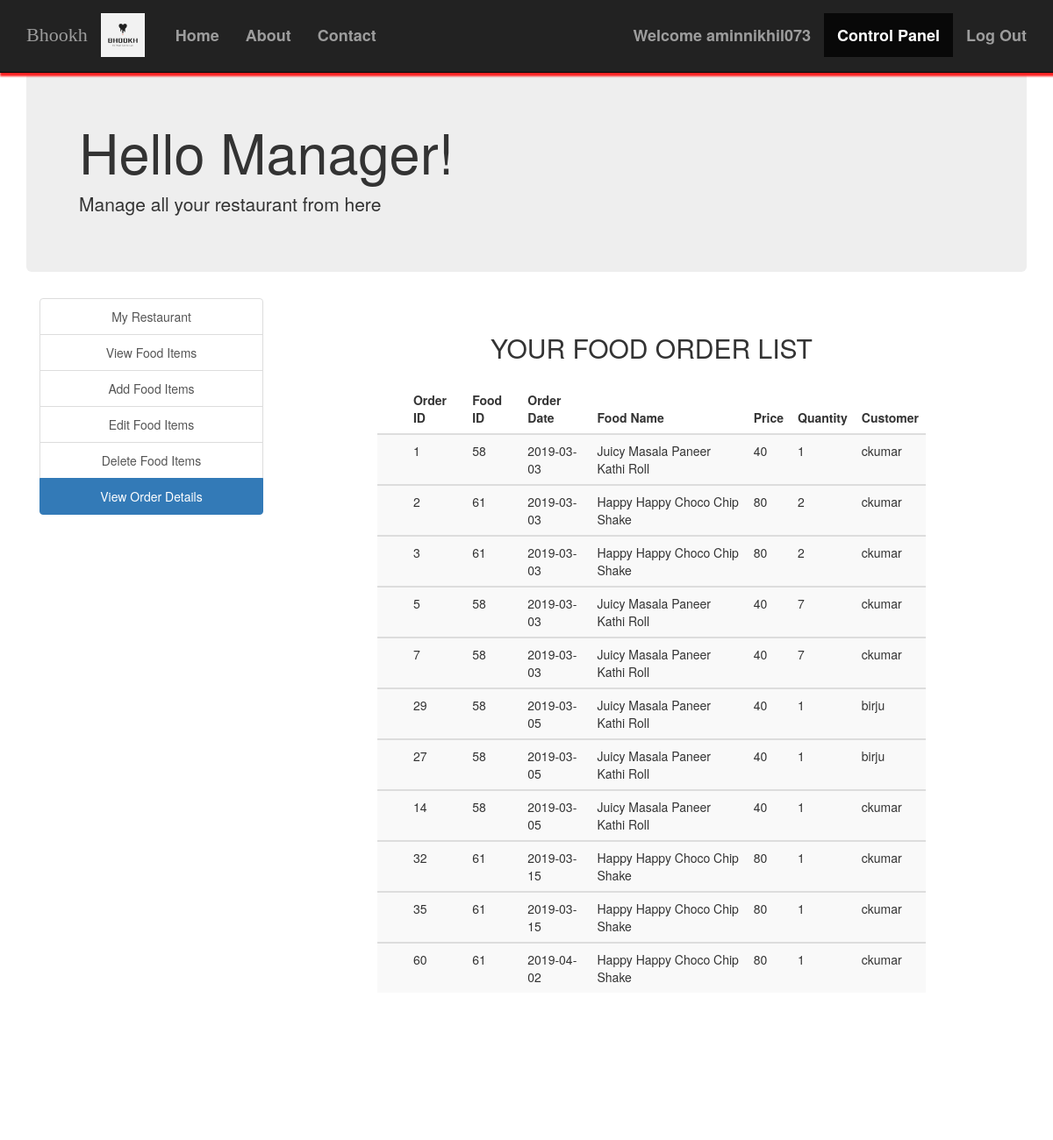
The page /view_order_details.php (signed in) on the database its author committed.
### tables this page shows
CREATE TABLE `orders` (
  `order_ID` int(30) NOT NULL,
  `F_ID` int(30) NOT NULL,
  `foodname` varchar(30) NOT NULL,
  `price` int(30) NOT NULL,
  `quantity` int(30) NOT NULL,
  `order_date` date NOT NULL,
  `username` varchar(30) NOT NULL,
  `R_ID` int(30) NOT NULL
);

### view_order_details.php (the view, shortened to what this page needs)
<?php
include('session_m.php');
?>
<!DOCTYPE html>
<html>
  <head>
  </head>
  <link rel="stylesheet" type = "text/css" href ="css/view_order_details.css">
  <link rel="stylesheet" type = "text/css" href ="css/bootstrap.min.css">
  <body>
    <nav class="navbar navbar-inverse navbar-fixed-top navigation-clean-search" role="navigation">
      <div class="container">
        <div class="navbar-header">
            <a href="index.php"><img src="images/bhookhlogo.jpg" width="50rem"></a>
            <a class="navbar-brand" href="index.php">Bhookh</a>
        </div>
        <div class="collapse navbar-collapse " id="myNavbar">
          <ul class="nav navbar-nav">
            <li><a href="index.php">Home</a></li>
            <li><a href="aboutus.php">About</a></li>
            <li><a href="contactus.php">Contact</a></li>
          </ul>
<?php
if(isset($_SESSION['login_user1'])){
?>
  <ul class="nav navbar-nav navbar-right">
    <li><a href="#">Welcome <?php echo $_SESSION['login_user1']; ?> </a></li>
    <li class="active"><a href="myrestaurant.php">Control Panel</a></li>
    <li><a href="logout_m.php">Log Out</a></li>
  </ul>
<?php
}
?>
        </div>
      </div>
    </nav>
<div class="container">
    <div class="jumbotron">
     <h1>Hello Manager! </h1>
     <p>Manage all your restaurant from here</p>
    </div>
    </div>
<div class="container">
    	<div class="col-xs-3" style="text-align: center;">
    	<div class="list-group">
    		<a href="myrestaurant.php" class="list-group-item ">My Restaurant</a>
    		<a href="view_food_items.php" class="list-group-item">View Food Items</a>
    		<a href="add_food_items.php" class="list-group-item ">Add Food Items</a>
    		<a href="edit_food_items.php" class="list-group-item ">Edit Food Items</a>
    		<a href="delete_food_items.php" class="list-group-item ">Delete Food Items</a>
        <a href="view_order_details.php" class="list-group-item active">View Order Details</a>
    	</div>
    </div>
    <div class="col-xs-9">
      <div class="form-area" style="padding: 0px 100px 100px 100px;">
        <form action="" method="POST">
        <br style="clear: both">
          <h3 style="margin-bottom: 25px; text-align: center; font-size: 30px;"> YOUR FOOD ORDER LIST </h3>
<?php
$user_check=$_SESSION['login_user1'];
$sql = "SELECT * FROM orders o WHERE o.R_ID IN (SELECT r.R_ID FROM RESTAURANTS r WHERE r.M_ID='$user_check') ORDER BY order_date";
$result = mysqli_query($conn, $sql);
if (mysqli_num_rows($result) > 0)
{
  ?>
  <table class="table table-striped">
    <thead class="thead-dark">
      <tr>
        <th>  </th>
        <th> Order ID </th>
        <th> Food ID </th>
        <th> Order Date </th>
        <th> Food Name </th>
        <th> Price </th>
        <th> Quantity </th>
        <th> Customer </th>
      </tr>
    </thead>
    <?PHP
      while($row = mysqli_fetch_assoc($result)){
    ?>
  <tbody>
    <tr>
      <td> <span class="glyphicon glyphicon-menu-right"></span> </td>
      <td><?php echo $row["order_ID"]; ?></td>
      <td><?php echo $row["F_ID"]; ?></td>
      <td><?php echo $row["order_date"]; ?></td>
      <td><?php echo $row["foodname"]; ?></td>
      <td><?php echo $row["price"]; ?></td>
      <td><?php echo $row["quantity"]; ?></td>
      <td><?php echo $row["username"]; ?></td>
    </tr>
  </tbody>
  <?php } ?>
  </table>
    <br>
  <?php } else { ?>
  <h4><center>0 RESULTS</center> </h4>
  <?php } ?>
        </form>
        </div>
    </div>
</div>
<br>
<br>
<br>
<br>
  </body>
</html>

### view_order_details.css (style rules this page uses)
* { margin: 0; padding: 0; box-shadow: 0; }
.navbar-inverse { box-shadow: 2px 2px 2px 2px rgb(254, 35, 35); }
.navbar-header { margin: 1.5rem; }
.navbar-header a { font-size: 22px; font-weight: 500; font-family: cursive; }
#myNavbar { margin-top: 1.5rem; margin-bottom: 0.2rem; }
#myNavbar ul { margin-left: 2rem; font-size: 1.8rem; font-weight: 600; }
.jumbotron { margin-top: 7rem; }

### rows shown on the page
orders: order_ID "1", F_ID "58", order_date "2019-03-03", foodname "Juicy Masala Paneer Kathi Roll", price "40", quantity "1", username "ckumar"
orders: order_ID "2", F_ID "61", order_date "2019-03-03", foodname "Happy Happy Choco Chip Shake", price "80", quantity "2", username "ckumar"
orders: order_ID "3", F_ID "61", order_date "2019-03-03", foodname "Happy Happy Choco Chip Shake", price "80", quantity "2", username "ckumar"
orders: order_ID "5", F_ID "58", order_date "2019-03-03", foodname "Juicy Masala Paneer Kathi Roll", price "40", quantity "7", username "ckumar"
orders: order_ID "7", F_ID "58", order_date "2019-03-03", foodname "Juicy Masala Paneer Kathi Roll", price "40", quantity "7", username "ckumar"
orders: order_ID "29", F_ID "58", order_date "2019-03-05", foodname "Juicy Masala Paneer Kathi Roll", price "40", quantity "1", username "birju"
orders: order_ID "27", F_ID "58", order_date "2019-03-05", foodname "Juicy Masala Paneer Kathi Roll", price "40", quantity "1", username "birju"
orders: order_ID "14", F_ID "58", order_date "2019-03-05", foodname "Juicy Masala Paneer Kathi Roll", price "40", quantity "1", username "ckumar"
orders: order_ID "32", F_ID "61", order_date "2019-03-15", foodname "Happy Happy Choco Chip Shake", price "80", quantity "1", username "ckumar"
orders: order_ID "35", F_ID "61", order_date "2019-03-15", foodname "Happy Happy Choco Chip Shake", price "80", quantity "1", username "ckumar"
orders: order_ID "60", F_ID "61", order_date "2019-04-02", foodname "Happy Happy Choco Chip Shake", price "80", quantity "1", username "ckumar"

### other values the page prints
$_SESSION['login_user1'] "aminnikhil073"
